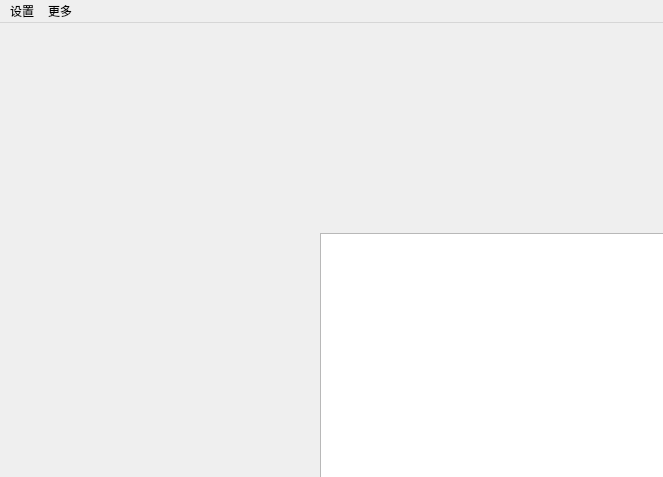
<?xml version="1.0" encoding="UTF-8"?>
<ui version="4.0">
 <class>MainWindow</class>
 <widget class="QMainWindow" name="MainWindow">
  <property name="geometry">
   <rect>
    <x>0</x>
    <y>0</y>
    <width>663</width>
    <height>477</height>
   </rect>
  </property>
  <property name="windowTitle">
   <string>MainWindow</string>
  </property>
  <widget class="QWidget" name="centralWidget">
   <widget class="QGraphicsView" name="graphicsView">
    <property name="geometry">
     <rect>
      <x>320</x>
      <y>210</y>
      <width>1450</width>
      <height>700</height>
     </rect>
    </property>
    <property name="sizePolicy">
     <sizepolicy hsizetype="Expanding" vsizetype="Expanding">
      <horstretch>0</horstretch>
      <verstretch>0</verstretch>
     </sizepolicy>
    </property>
    <property name="sizeAdjustPolicy">
     <enum>QAbstractScrollArea::AdjustToContentsOnFirstShow</enum>
    </property>
   </widget>
  </widget>
  <widget class="QMenuBar" name="menuBar">
   <property name="geometry">
    <rect>
     <x>0</x>
     <y>0</y>
     <width>663</width>
     <height>17</height>
    </rect>
   </property>
   <widget class="QMenu" name="menu">
    <property name="geometry">
     <rect>
      <x>356</x>
      <y>93</y>
      <width>90</width>
      <height>57</height>
     </rect>
    </property>
    <property name="title">
     <string>更多</string>
    </property>
    <addaction name="introduction"/>
   </widget>
   <widget class="QMenu" name="menu_2">
    <property name="title">
     <string>设置</string>
    </property>
    <addaction name="separator"/>
    <addaction name="music"/>
    <addaction name="playagian"/>
   </widget>
   <addaction name="menu_2"/>
   <addaction name="menu"/>
  </widget>
  <action name="actionFullscreen">
   <property name="text">
    <string>Fullscreen</string>
   </property>
  </action>
  <action name="music">
   <property name="text">
    <string>音乐开关</string>
   </property>
  </action>
  <action name="playagian">
   <property name="text">
    <string>重新开始</string>
   </property>
  </action>
  <action name="introduction">
   <property name="text">
    <string>玩法介绍</string>
   </property>
  </action>
 </widget>
 <layoutdefault spacing="6" margin="11"/>
 <resources/>
 <connections/>
</ui>
